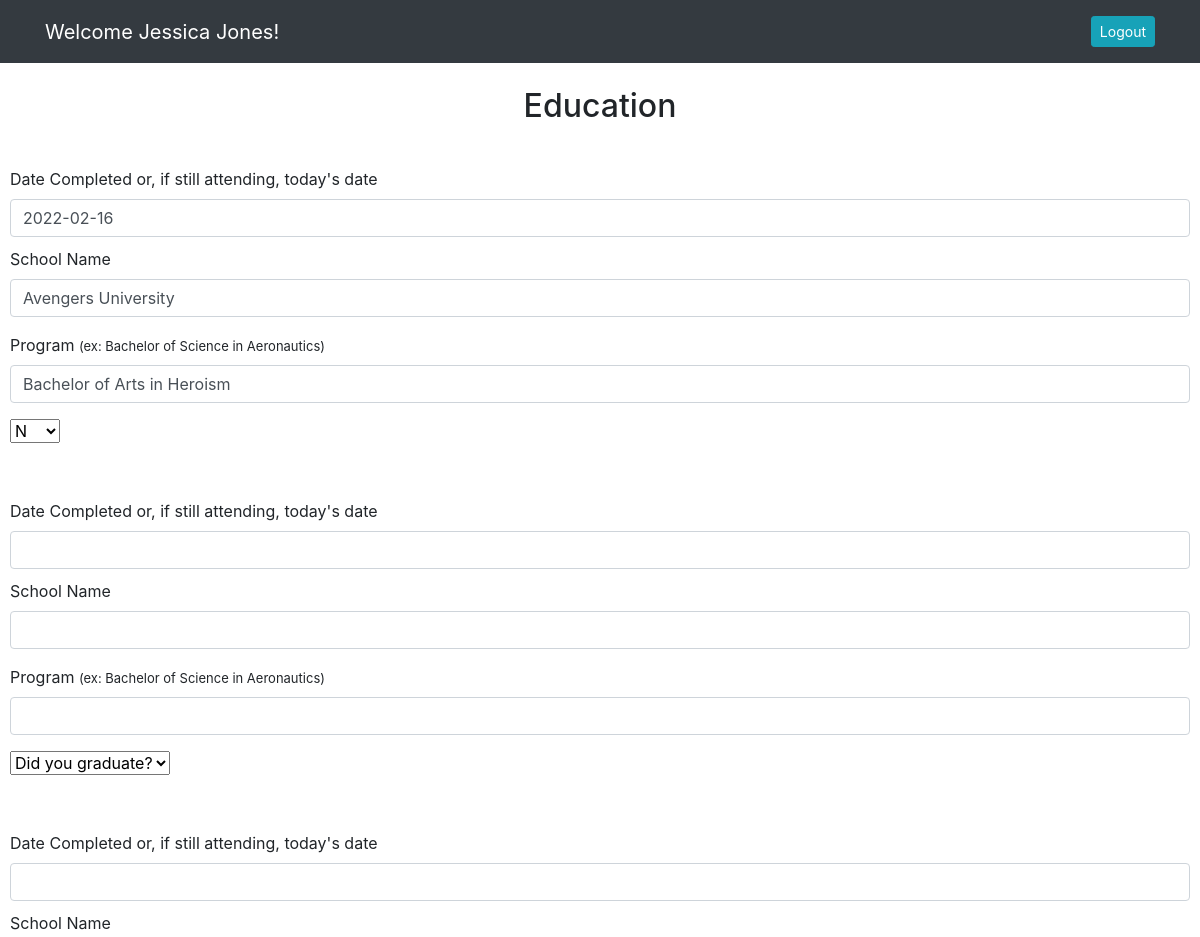
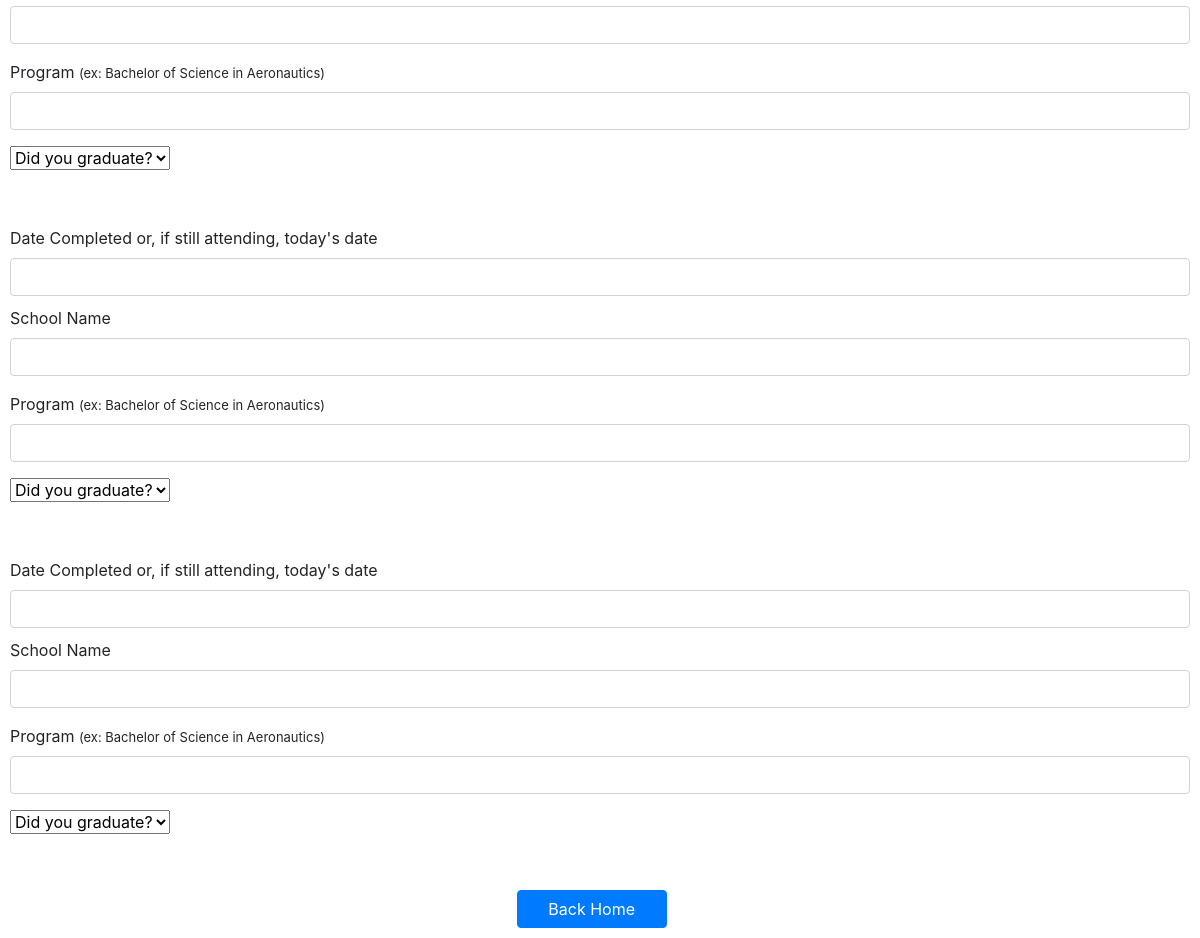
Page /editeducationpage (signed in) on the committed database (2 pictures, top to bottom).
### resume_app/models.py (models this page shows)
class User(models.Model):
    first_name = models.CharField(max_length=255)
    last_name = models.CharField(max_length=255)
    email = models.EmailField(max_length=255)
    password = models.CharField(max_length=255)
    created_at = DateTimeField(auto_now_add=True)
    updated_at = DateTimeField(auto_now=True)
    objects = UserManager()

class Education(models.Model):
    date_from = models.DateField(blank=True, null=True)
    school = models.CharField(max_length=255)
    program = models.CharField(max_length=255)
    grad = models.CharField(max_length=1)
    date_from1 = models.DateField(blank=True, null=True, validators=[MaxValueValidator(limit_value=date.today, message="Date must be in the past")])
    school1 = models.CharField(max_length=255)
    program1 = models.CharField(max_length=255)
    grad1 = models.CharField(max_length=1)
    date_from2 = models.DateField(blank=True, null=True, validators=[MaxValueValidator(limit_value=date.today, message="Date must be in the past")])
    school2 = models.CharField(max_length=255)
    program2 = models.CharField(max_length=255)
    grad2 = models.CharField(max_length=1)
    date_from3 = models.DateField(blank=True, null=True, validators=[MaxValueValidator(limit_value=date.today, message="Date must be in the past")])
    school3 = models.CharField(blank=True, null=True, max_length=255)
    program3 = models.CharField(max_length=255)
    grad3 = models.CharField(blank=True, null=True, max_length=1)
    date_from4 = models.DateField(blank=True, null=True, validators=[MaxValueValidator(limit_value=date.today, message="Date must be in the past")])
    school4 = models.CharField(blank=True, max_length=255)
    program4 = models.CharField(max_length=255)
    grad4 = models.CharField(blank=True, null=True, max_length=1)
    user = models.ForeignKey(User, related_name="educations", on_delete=models.CASCADE)
    created_at = DateTimeField(auto_now_add=True)
    updated_at = DateTimeField(auto_now=True)
    objects = EducationManager()

### resume_app/views.py (the view)
# urls.py: path('editeducationpage', views.editeducationpage),
def editeducationpage(request):
    if 'id' not in request.session:
        return redirect('/')
    else:
        context = {
            'date': 'Y-m-d',
            'user': User.objects.get(id = request.session['id'])
        }
    return render(request, 'editeducation.html', context)

### resume_app/templates/editeducation.html (shortened to what this page needs)
<!DOCTYPE html>
<html lang="en">
<head>
    <link rel="stylesheet" href="https://stackpath.bootstrapcdn.com/bootstrap/4.5.2/css/bootstrap.min.css"
>
    {% load static %}
    <link rel="stylesheet" href="{% static 'css/eduaddl.css' %}">
</head>
<body>
    <nav class="navbar navbar-expand-lg navbar-dark bg-dark">
        <div class="container">
            <a class="navbar-brand" href="#">Welcome {{user.first_name}} {{user.last_name}}!</a>
            <div class="collapse navbar-collapse" id="navbarText">
                <span class="navbar-text">
                    <a href="/logout" role="button" class="btn btn-sm btn-info ml-2 text-white">Logout</a>
                </span>
            </div>
        </div>
    </nav>
    <br>
    <h2>Education</h2>
    <br>
    <div id="edu_form">
        <form action="/editeducation" method="POST" id="education">
            {% for education in user.educations.all %}
            <div class="edu_form">
                <div class="row">
                    <div class="col">
                        <label for="date_from" class="form-label">Date Completed or, if still attending, today's date</label>
                        <input type="date|date:%Y-%m-%d" class="form-control" id="edu_from" value="{{education.date_from|date:date}}" name="date_from">
                    </div>
                </div>
                <div class="mb-3" id="title_div">
                    <label for="school" class="form-label">School Name</label>
                    <input type="text" class="form-control" id="edu_title" value="{{education.school}}" name="school">
                </div>
                <div class="mb-3">
                    <label for="program" class="desc-form-label">Program <span>(ex: Bachelor of Science in Aeronautics)</span></label>
                    <input type="text" class="form-control" id="edu_program" value="{{education.program}}" name="program">
                </div>
                <select class="form-select form-select-lg mb-3" aria-label=".form-select-lg example" name="grad">
                    <option selected>{{education.grad}}</option>
                </select>
            </div>
            <div class="edu_form">
                <div class="row">
                    <div class="col">
                        <label for="date_from" class="form-label">Date Completed or, if still attending, today's date</label>
                        <input type="date|date:%Y-%m-%d" class="form-control" id="edu_from" value="{{education.date_from1|date:date}}" name="date_from1">
                    </div>
                </div>
                <div class="mb-3" id="title_div">
                    <label for="school" class="form-label">School Name</label>
                    <input type="text" class="form-control" id="edu_title" value="{{education.school1}}" name="school1">
                </div>
                <div class="mb-3">
                    <label for="program" class="desc-form-label">Program <span>(ex: Bachelor of Science in Aeronautics)</span></label>
                    <input type="text" class="form-control" id="edu_program" value="{{education.program1}}" name="program1">
                </div>
                <select class="form-select form-select-lg mb-3" aria-label=".form-select-lg example" name="grad1">
                    <option selected>{{education.grad1}}</option>
                </select>
            </div>
            <div class="edu_form">
                <div class="row">
                    <div class="col">
                        <label for="date_from" class="form-label">Date Completed or, if still attending, today's date</label>
                        <input type="date|date:%Y-%m-%d" class="form-control" id="edu_from" value="{{education.date_from2|date:date}}" name="date_from2">
                    </div>
                </div>
                <div class="mb-3" id="title_div">
                    <label for="school" class="form-label">School Name</label>
                    <input type="text" class="form-control" id="edu_title" value="{{education.school2}}" name="school2">
                </div>
                <div class="mb-3">
                    <label for="program" class="desc-form-label">Program <span>(ex: Bachelor of Science in Aeronautics)</span></label>
                    <input type="text" class="form-control" id="edu_program" value="{{education.program2}}" name="program2">
                </div>
                <select class="form-select form-select-lg mb-3" aria-label=".form-select-lg example" name="grad2">
                    <option selected>{{education.grad2}}</option>
                </select>
            </div>
            <div class="edu_form">
                <div class="row">
                    <div class="col">
                        <label for="date_from" class="form-label">Date Completed or, if still attending, today's date</label>
                        <input type="date|date:%Y-%m-%d" class="form-control" id="edu_from" value="{{education.date_from3|date:date}}" name="date_from3">
                    </div>
                </div>
                <div class="mb-3" id="title_div">
                    <label for="school" class="form-label">School Name</label>
                    <input type="text" class="form-control" id="edu_title" value="{{education.school3}}" name="school3">
                </div>
                <div class="mb-3">
                    <label for="program" class="desc-form-label">Program <span>(ex: Bachelor of Science in Aeronautics)</span></label>
                    <input type="text" class="form-control" id="edu_program" value="{{education.program3}}" name="program3">
                </div>
                <select class="form-select form-select-lg mb-3" aria-label=".form-select-lg example" name="grad3">
                    <option selected>{{education.grad3}}</option>
                </select>
            </div>
            <div class="edu_form">
                <div class="row">
                    <div class="col">
                        <label for="date_from" class="form-label">Date Completed or, if still attending, today's date</label>
                        <input type="date|date:%Y-%m-%d" class="form-control" id="edu_from" value="{{education.date_from4|date:date}}" name="date_from4">
                    </div>
                </div>
                <div class="mb-3" id="title_div">
                    <label for="school" class="form-label">School Name</label>
                    <input type="text" class="form-control" id="edu_title" value="{{education.school4}}" name="school4">
                </div>
                <div class="mb-3">
                    <label for="program" class="desc-form-label">Program <span>(ex: Bachelor of Science in Aeronautics)</span></label>
                    <input type="text" class="form-control" id="edu_program" value="{{education.program4}}" name="program4">
                </div>
                <select class="form-select form-select-lg mb-3" aria-label=".form-select-lg example" name="grad4">
                    <option selected>{{education.grad4}}</option>
                </select>
            </div>
            {% endfor %}
            <div class="d-grid gap-2 col-2 mx-auto" id="btm_btn">
                <button class="btn btn-primary" id="submit" type="submit">Back Home</button>
            </div>
        </form>
    </div>
</body>

### resume_app/static/css/eduaddl.css (style rules this page uses)
h2, p { text-align: center; }
span { font-size: small; }
#edu_form, #addl_form, .img_form { margin: 10px; }
#title_div { margin-top: 10px; }
.edu_form { margin-bottom: 40px; }
#submit { width: 150px; }

### rows in the picture
User: first_name "Jessica", last_name "Jones"
Education: date_from "2022-02-16", school "Avengers University", program "Bachelor of Arts in Heroism", grad "N", grad1 "Did you graduate?", grad2 "Did you graduate?", grad3 "Did you graduate?", grad4 "Did you graduate?"
